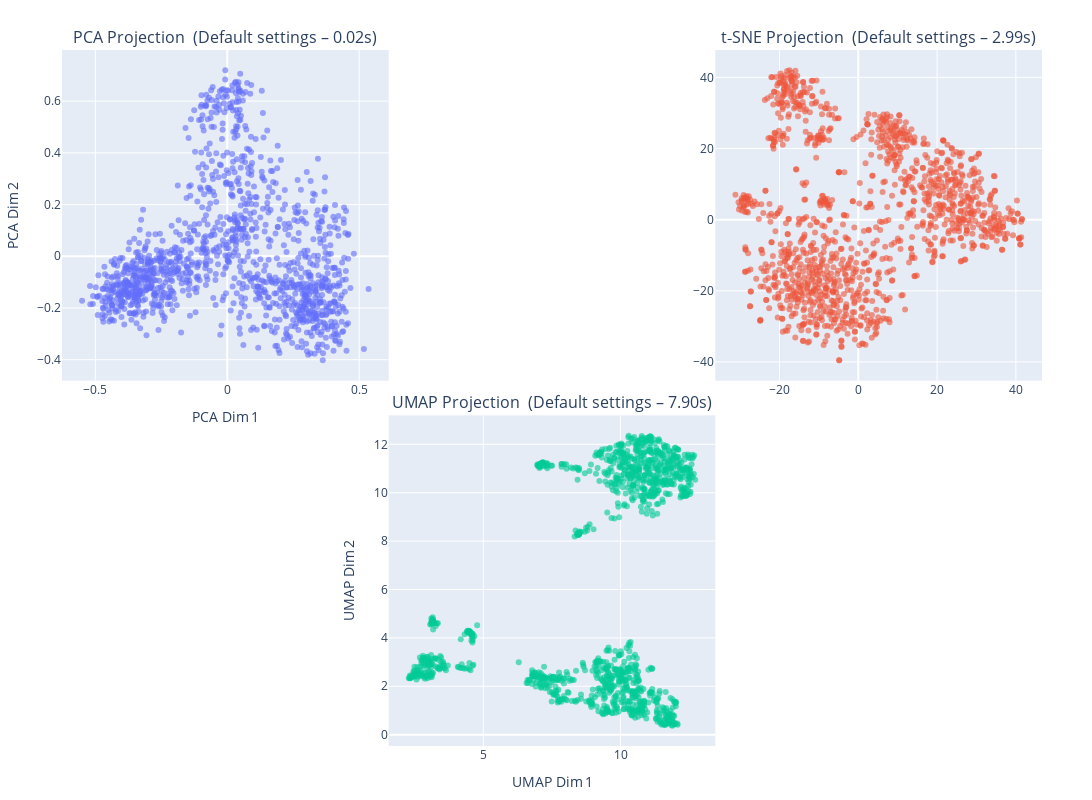

Write notebook code for a chart like this one.
### Markdown cell above
# Comparative Analysis of Dimensionality Reduction Methods

### Code cell
# 1) Grille 2×3 : 
#    - Ligne 1 : PCA en (1,1), t-SNE en (1,3), case (1,2) vide
#    - Ligne 2 : UMAP en (2,2), cases (2,1) & (2,3) vides
fig = make_subplots(
    rows=2, cols=3,
    specs=[
        [{}, None, {}],
        [None, {}, None]
    ],
    subplot_titles=(f"PCA Projection \n(Default settings – {acp_time:.2f}s)", f"t‑SNE Projection \n(Default settings – {tsne_time:.2f}s)", f"UMAP Projection \n(Default settings – {umap_time:.2f}s)"),


row_heights=[2, 2],
    column_widths=[1.5/3, 1.5/3, 1.5/3],
    horizontal_spacing=0,
    vertical_spacing=0.05
)

# 2) PCA (1,1)
fig.add_trace(
    go.Scatter(x=df['x_pca'], y=df['y_pca'], mode='markers', marker=dict(opacity=0.6)),
    row=1, col=1
)
fig.update_xaxes(title_text="PCA Dim 1", row=1, col=1)
fig.update_yaxes(title_text="PCA Dim 2", row=1, col=1)

# 3) t‑SNE (1,3)
fig.add_trace(
    go.Scatter(x=df['tsne_x'], y=df['tsne_y'], mode='markers', marker=dict(opacity=0.6)),
    row=1, col=3
)
fig.update_xaxes(title_text="t‑SNE Dim 1", row=1, col=2)
fig.update_yaxes(title_text="t‑SNE Dim 2", row=1, col=2)

# 4) UMAP (2,2)
fig.add_trace(
    go.Scatter(x=df['x_umap'], y=df['y_umap'], mode='markers', marker=dict(opacity=0.6)),
    row=2, col=2
)
fig.update_xaxes(title_text="UMAP Dim 1", row=2, col=2)
fig.update_yaxes(title_text="UMAP Dim 2", row=2, col=2)

# 5) Masquage des cases vides
for (r, c) in [(1,2), (2,1), (2,3)]:
    fig.update_xaxes(visible=False, row=r, col=c)
    fig.update_yaxes(visible=False, row=r, col=c)

# 6) Layout global : dimensions pour 3×400px × 2×400px
fig.update_layout(
    width=1200,   # 3 colonnes × 400px
    height=800,   # 2 lignes × 400px
    margin=dict(l=20,     # marge gauche
            r=50,     # marge droite
            t=50,      # marge haute
            b=50),
    # title_text="Comparaison interactive – PCA, t‑SNE (ligne 1) et UMAP centré (ligne 2)",
    showlegend=False
)


fig.show()

### Figure 1 — Plotly figure (JSON) as saved in the notebook; plotly's stock layout.template omitted (floating-point values rounded to 4 significant figures; data arrays with more than 128 entries replaced by an {"elided": "..."} marker saying what was removed)
{"data": [{"marker": {"opacity": 0.6}, "mode": "markers", "type": "scatter", "x": {"elided": "1224 float values"}, "xaxis": "x", "y": {"elided": "1224 float values"}, "yaxis": "y"}, {"marker": {"opacity": 0.6}, "mode": "markers", "type": "scatter", "x": {"elided": "1224 float values"}, "xaxis": "x2", "y": {"elided": "1224 float values"}, "yaxis": "y2"}, {"marker": {"opacity": 0.6}, "mode": "markers", "type": "scatter", "x": {"elided": "1224 float values"}, "xaxis": "x3", "y": {"elided": "1224 float values"}, "yaxis": "y3"}], "layout": {"annotations": [{"font": {"size": 16}, "showarrow": false, "text": "PCA Projection \n(Default settings – 0.02s)", "x": 0.1667, "xanchor": "center", "xref": "paper", "y": 1, "yanchor": "bottom", "yref": "paper"}, {"font": {"size": 16}, "showarrow": false, "text": "t‑SNE Projection \n(Default settings – 2.99s)", "x": 0.8333, "xanchor": "center", "xref": "paper", "y": 1, "yanchor": "bottom", "yref": "paper"}, {"font": {"size": 16}, "showarrow": false, "text": "UMAP Projection \n(Default settings – 7.90s)", "x": 0.5, "xanchor": "center", "xref": "paper", "y": 0.475, "yanchor": "bottom", "yref": "paper"}], "height": 800, "margin": {"b": 50, "l": 20, "r": 50, "t": 50}, "showlegend": false, "width": 1200, "xaxis": {"anchor": "y", "domain": [0, 0.3333], "title": {"text": "PCA Dim 1"}}, "xaxis2": {"anchor": "y2", "domain": [0.6667, 1]}, "xaxis3": {"anchor": "y3", "domain": [0.3333, 0.6667], "title": {"text": "UMAP Dim 1"}}, "yaxis": {"anchor": "x", "domain": [0.525, 1], "title": {"text": "PCA Dim 2"}}, "yaxis2": {"anchor": "x2", "domain": [0.525, 1]}, "yaxis3": {"anchor": "x3", "domain": [0, 0.475], "title": {"text": "UMAP Dim 2"}}}}
